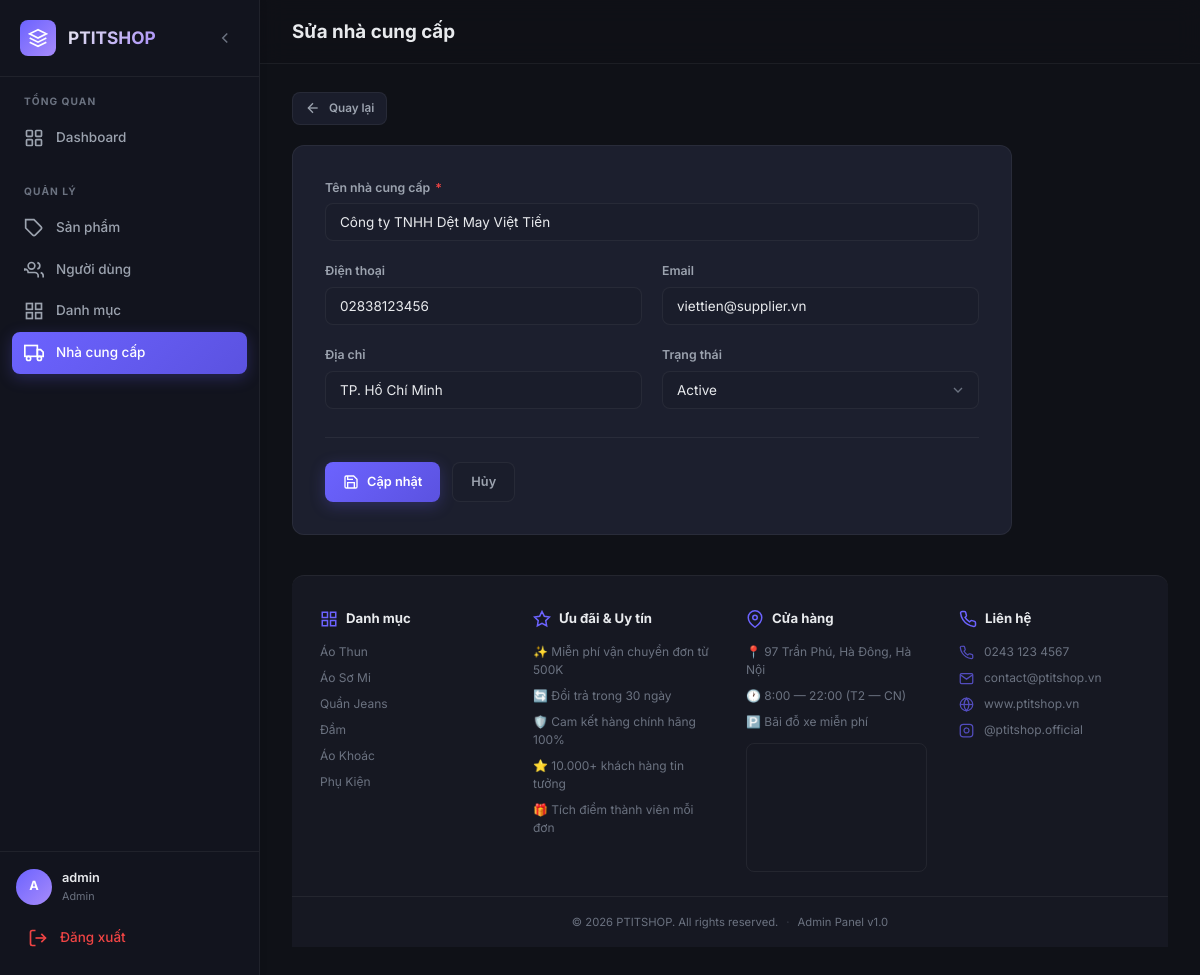
Screenshot of /admin/suppliers/edit.php?id=1 (signed in) with the database file from the repository.
### tables this page shows
CREATE TABLE suppliers (
    supplier_id   INT PRIMARY KEY AUTO_INCREMENT,
    supplier_name VARCHAR(150) NOT NULL,
    phone         VARCHAR(20),
    email         VARCHAR(100),
    address       VARCHAR(255),
    status        ENUM('Active', 'Inactive') NOT NULL DEFAULT 'Active',
    created_at    DATETIME DEFAULT CURRENT_TIMESTAMP,
    updated_at    DATETIME DEFAULT CURRENT_TIMESTAMP ON UPDATE CURRENT_TIMESTAMP
);

### includes/functions.php (called while the page is built, shortened)
<?php
function e(?string $str): string
{
    return htmlspecialchars($str ?? '', ENT_QUOTES, 'UTF-8');
}
function normalizeBaseUrl(string $baseUrl): string
{
    $baseUrl = trim($baseUrl);
    if ($baseUrl === '' || $baseUrl === '/') {
        return '/';
    }
    return '/' . trim($baseUrl, '/') . '/';
}
function appBaseUrl(): string
{
    $baseUrl = getenv('APP_BASE_URL');
    $scriptName = str_replace('\\', '/', $_SERVER['SCRIPT_NAME'] ?? '');
    $adminPathPosition = strpos($scriptName, '/admin/');
    if ($adminPathPosition !== false) {
        return normalizeBaseUrl(substr($scriptName, 0, $adminPathPosition));
    }
    return normalizeBaseUrl(dirname($scriptName));
}
function baseUrl(string $path = ''): string
{
    return appBaseUrl() . ltrim($path, '/');
}

### admin/suppliers/edit.php (the view, shortened to what this page needs)
<?php
require_once __DIR__ . '/../../includes/functions.php';
$pdo = getDBConnection();
$id = (int)($_GET['id'] ?? 0);
$stmt = $pdo->prepare("SELECT * FROM suppliers WHERE supplier_id = ?");
$stmt->execute([$id]);
$supplier = $stmt->fetch();
require_once __DIR__ . '/../../includes/header.php';
require_once __DIR__ . '/../../includes/sidebar.php';
?>
<div style="margin-bottom: 20px;">
    <a href="<?= baseUrl('admin/suppliers/index.php') ?>" class="btn btn-secondary btn-sm">
        <svg viewBox="0 0 24 24" fill="none" stroke="currentColor" stroke-width="2"><line x1="19" y1="12" x2="5" y2="12"/><polyline points="12 19 5 12 12 5"/></svg>
        Quay lại
    </a>
</div>
<div class="form-card">
    <form method="POST">
        <div class="form-grid">
            <div class="form-group full-width">
                <label for="supplier_name">Tên nhà cung cấp <span class="required">*</span></label>
                <input type="text" id="supplier_name" name="supplier_name" class="form-control" value="<?= e($supplier['supplier_name']) ?>" required>
            </div>
            <div class="form-group">
                <label for="phone">Điện thoại</label>
                <input type="text" id="phone" name="phone" class="form-control" value="<?= e($supplier['phone'] ?? '') ?>">
            </div>
            <div class="form-group">
                <label for="email">Email</label>
                <input type="email" id="email" name="email" class="form-control" value="<?= e($supplier['email'] ?? '') ?>">
            </div>
            <div class="form-group">
                <label for="address">Địa chỉ</label>
                <input type="text" id="address" name="address" class="form-control" value="<?= e($supplier['address'] ?? '') ?>">
            </div>
            <div class="form-group">
                <label for="status">Trạng thái</label>
                <select id="status" name="status" class="form-control">
                    <option value="Active" <?= ($supplier['status'] === 'Active') ? 'selected' : '' ?>>Active</option>
                </select>
            </div>
        </div>
        <div class="form-actions">
            <button type="submit" class="btn btn-primary">
                <svg viewBox="0 0 24 24" fill="none" stroke="currentColor" stroke-width="2"><path d="M19 21H5a2 2 0 01-2-2V5a2 2 0 012-2h11l5 5v11a2 2 0 01-2 2z"/><polyline points="17 21 17 13 7 13 7 21"/><polyline points="7 3 7 8 15 8"/></svg>
                Cập nhật
            </button>
            <a href="<?= baseUrl('admin/suppliers/index.php') ?>" class="btn btn-secondary">Hủy</a>
        </div>
    </form>
</div>
<?php require_once __DIR__ . '/../../includes/footer.php'; ?>

### assets/css/style.css (style rules this page uses)
:root { --bg-primary: #0f1117; --bg-secondary: #161822; --bg-card: #1c1f2e; --bg-card-hover: #232640; --bg-sidebar: #12141e; --bg-input: #1a1d2b; --border-color: rgba(255, 255, 255, 0.06); --border-focus: #6c63ff; --text-primary: #e8eaed; --text-secondary: #9ca3af; --text-muted: #6b7280; --accent: #6c63ff; --accent-hover: #5b52e0; --accent-glow: rgba(108, 99, 255, 0.25); --success: #22c55e; --success-bg: rgba(34, 197, 94, 0.12); --danger: #ef4444; --danger-bg: rgba(239, 68, 68, 0.12); --warning: #f59e0b; --warning-bg: rgba(245, 158, 11, 0.12); --info: #3b82f6; --info-bg: rgba(59, 130, 246, 0.12); --sidebar-width: 260px; --sidebar-collapsed: 72px; --topbar-height: 64px; --radius-sm: 8px; --radius-md: 12px; --radius-lg: 16px; --shadow-sm: 0 1px 3px rgba(0, 0, 0, 0.3); --shadow-md: 0 4px 20px rgba(0, 0, 0, 0.4); --shadow-lg: 0 8px 40px rgba(0, 0, 0, 0.5); --transition: 0.25s cubic-bezier(0.4, 0, 0.2, 1); }
*, *::before, *::after { box-sizing: border-box; margin: 0; padding: 0; }
html { font-size: 15px; scroll-behavior: smooth; }
body { font-family: 'Inter', -apple-system, BlinkMacSystemFont, sans-serif; background: var(--bg-primary); color: var(--text-primary); line-height: 1.6; -webkit-font-smoothing: antialiased; }
a { color: var(--accent); text-decoration: none; transition: color var(--transition); }
.btn { display: inline-flex; align-items: center; gap: 8px; padding: 9px 18px; border: none; border-radius: var(--radius-sm); font-size: 0.85rem; font-weight: 600; font-family: inherit; cursor: pointer; transition: all var(--transition); white-space: nowrap; text-decoration: none; }
.btn svg { width: 16px; height: 16px; }
.btn-primary { background: linear-gradient(135deg, var(--accent), #5b52e0); color: #fff; box-shadow: 0 4px 15px var(--accent-glow); }
.btn-secondary { background: var(--bg-input); color: var(--text-secondary); border: 1px solid var(--border-color); }
.btn-sm { padding: 6px 12px; font-size: 0.78rem; }
.form-card { background: var(--bg-card); border: 1px solid var(--border-color); border-radius: var(--radius-md); padding: 32px; max-width: 720px; }
.form-grid { display: grid; grid-template-columns: 1fr 1fr; gap: 20px; }
.form-group { display: flex; flex-direction: column; gap: 6px; }
.form-group.full-width { grid-column: 1 / -1; }
.form-group label { font-size: 0.82rem; font-weight: 600; color: var(--text-secondary); }
.form-group label .required { color: var(--danger); margin-left: 2px; }
.form-control { background: var(--bg-input); border: 1px solid var(--border-color); border-radius: var(--radius-sm); padding: 10px 14px; color: var(--text-primary); font-size: 0.9rem; font-family: inherit; transition: all var(--transition); }
.form-control::placeholder { color: var(--text-muted); }
select.form-control { appearance: none; background-repeat: no-repeat; background-position: right 12px center; background-size: 16px; padding-right: 36px; }
.form-actions { display: flex; gap: 12px; margin-top: 28px; padding-top: 24px; border-top: 1px solid var(--border-color); }

### rows the page displays
suppliers: supplier_name "Công ty TNHH Dệt May Việt Tiến", phone "02838123456", email "viettien@supplier.vn", address "TP. Hồ Chí Minh", status "Active"

### other values shown
substr(currentUser()['username'], 0, 1) "A"
currentUser()['username'] "admin"
currentUser()['role'] "Admin"
$pageTitle "Sửa nhà cung cấp"
